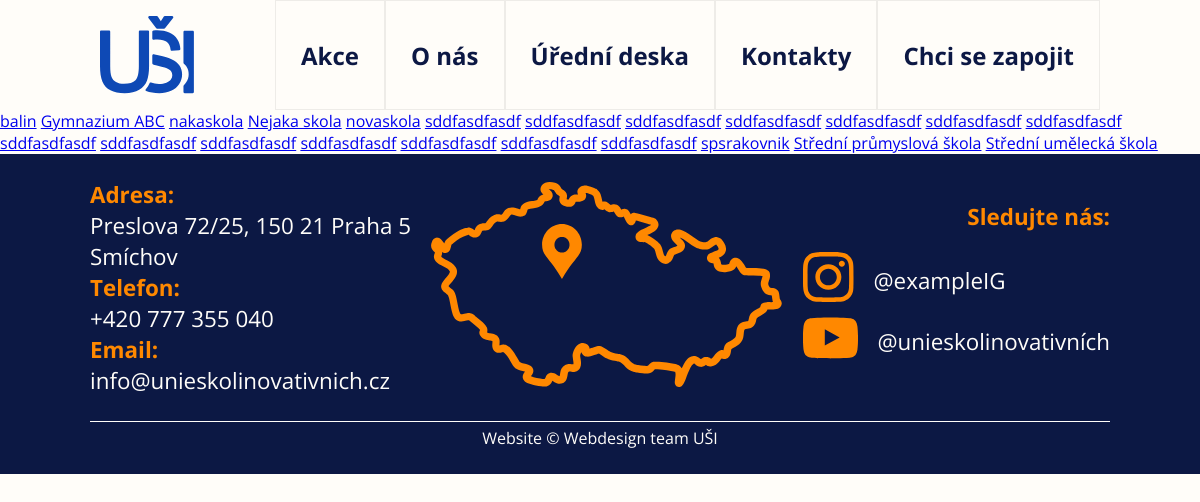
The app's page /pages/about.php with its own data.
### tables this page shows
CREATE TABLE `school` (
  `school_id` int(11) NOT NULL,
  `title` varchar(255) NOT NULL,
  `address` varchar(255) NOT NULL,
  `headmaster` varchar(255) NOT NULL,
  `description` text NOT NULL,
  `logoUrl` varchar(512) NOT NULL,
  `webUrl` varchar(512) NOT NULL
);

### config/config.php (called while the page is built, shortened)
<?php
    $config = [
        'db_host' => 'localhost',
        'db_name' => 'usi',
        'db_user' => 'root',
        'db_pass' => ''
    ];
?>

### repository/Database.php (called while the page is built, shortened)
<?php
    require_once $_SERVER["DOCUMENT_ROOT"] . "/webUSI/config/config.php";
    class Database
{
    private $pdo;
    public function __construct() {
        global $config;
        $dsn = "mysql:host={$config['db_host']};dbname={$config['db_name']}";
        $username = $config['db_user'];
        $password = $config['db_pass'];
        $options = [
            PDO::ATTR_ERRMODE            => PDO::ERRMODE_EXCEPTION,
            PDO::ATTR_DEFAULT_FETCH_MODE => PDO::FETCH_ASSOC,
            PDO::ATTR_EMULATE_PREPARES   => false,
        ];
        try {
            $this->pdo = new PDO($dsn, $username, $password, $options);
        } catch (PDOException $e) {
            throw new PDOException($e->getMessage(), (int)$e->getCode());
        }
    }
        public function getSchools(): array{
            $query = "SELECT s.*, GROUP_CONCAT(i.url) AS url
              FROM `school` s
              LEFT JOIN `image` i ON s.school_id = i.school_id
              GROUP BY s.school_id
              ORDER BY s.`title`";
            $stmt = $this->pdo->query($query);
            $schools = $stmt->fetchAll(PDO::FETCH_ASSOC);
            return $schools;
        }
}

### pages/about.php (the view, shortened to what this page needs)
<?php
    require_once $_SERVER["DOCUMENT_ROOT"] . "/webUSI/repository/Database.php";
    $database = new \repository\Database();
    $schools = $database->getSchools();
    include_once($_SERVER["DOCUMENT_ROOT"] . "/webUSI/includes/header.php");
?>
<section>
<?php foreach ($schools as $school): ?>
        <a href="<?php $_SERVER["DOCUMENT_ROOT"] ?>/webUSI/school?schoolId=<?php echo $school["school_id"]; ?>"><?php echo $school["title"]; ?></a>
        <?php endforeach; ?>
</section>
<?php
    include_once($_SERVER["DOCUMENT_ROOT"] . "/webUSI/includes/footer.php");

### assets/style.css (style rules this page uses)
* { margin: 0; padding: 0; box-sizing: border-box; font-family: "Open Sans", sans-serif; }
html { scroll-behavior: smooth; transition: transform 0.5s ease; }
body { min-height: 130vh; background-color: #FFFDF9; }

### records on screen
school: title "balin"
school: title "Gymnazium ABC"
school: title "nakaskola"
school: title "Nejaka skola"
school: title "novaskola"
school: title "sddfasdfasdf"
school: title "sddfasdfasdf"
school: title "sddfasdfasdf"
school: title "sddfasdfasdf"
school: title "sddfasdfasdf"
school: title "sddfasdfasdf"
school: title "sddfasdfasdf"
school: title "sddfasdfasdf"
school: title "sddfasdfasdf"
school: title "sddfasdfasdf"
school: title "sddfasdfasdf"
school: title "sddfasdfasdf"
school: title "sddfasdfasdf"
school: title "sddfasdfasdf"
school: title "spsrakovnik"
school: title "Střední průmyslová škola"
school: title "Střední umělecká škola"
